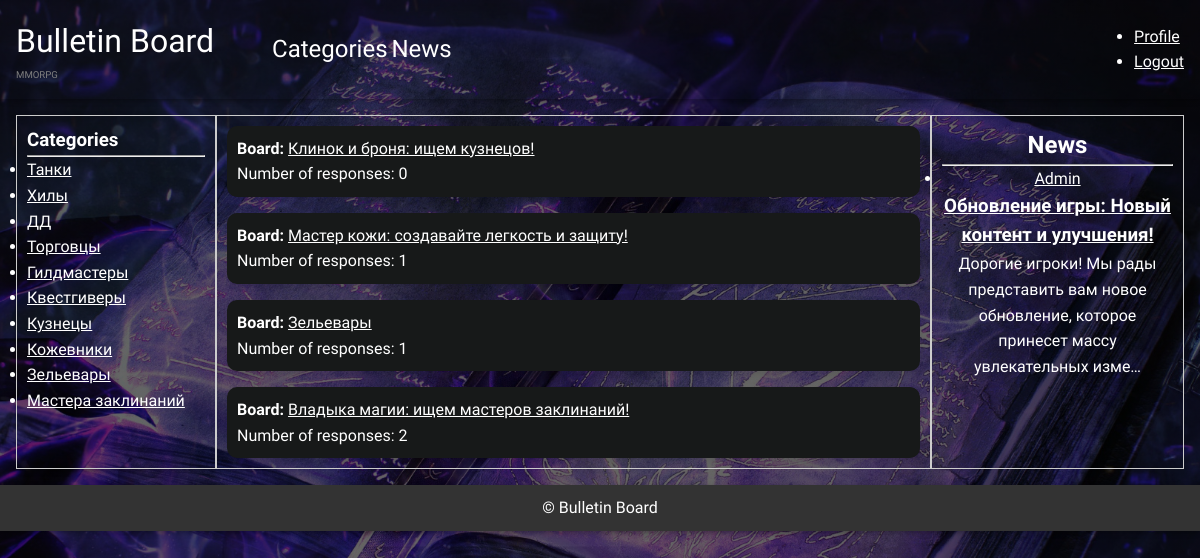
The page /profile/replay/ (signed in) on the database its author committed.
### board/models.py (models this page shows, shortened)
class Category(models.Model):
    class Meta:
        verbose_name = 'Category'
        verbose_name_plural = 'Categories'
    name = models.CharField(max_length=150)
    slug = models.SlugField(
        max_length=255, unique=True, db_index=True, verbose_name="URL",
        blank=True)
    descriptions = models.TextField(blank=True)
    image = models.ImageField(
        upload_to='categories/images/', null=True, blank=True)

class Board(models.Model):
    author = models.ForeignKey(User, on_delete=models.CASCADE)
    title = models.CharField(max_length=150, blank=False)
    text = RichTextUploadingField()
    category = models.ForeignKey('Category',
                                 on_delete=models.CASCADE, blank=False)
    created_date = models.DateTimeField(auto_now_add=True, null=True,
                                        blank=True)
    slug = models.SlugField(
        max_length=255, unique=True, db_index=True, verbose_name="URL",
        blank=True)
    image = models.ImageField(
        upload_to='boards/images/', null=True, blank=True, default='boards/images/default_image.jpg')  # upload to images in board
    video = models.FileField(
        upload_to='boards/videos', null=True, blank=True)   # upload to video in board

class Post(models.Model):
    author = models.ForeignKey(User, on_delete=models.CASCADE)
    title = models.CharField(max_length=150, blank=False)
    text = models.TextField()
    created_date = models.DateTimeField(auto_now_add=True)
    image = models.ImageField(
        upload_to='posts/images/', null=True, blank=True)
    video = models.FileField(
        upload_to='posts/videos', null=True, blank=True)
    slug = models.SlugField(
        max_length=255, unique=True, db_index=True, verbose_name="URL",
        blank=True)

### board/views.py (the view)
class ResponseListView(View):
    def get_context_data(self, request):
        categories = Category.objects.all()
        posts = Post.objects.all()
        boards = Board.objects.filter(
            author=request.user).annotate(
                response_count=Count('responseboard'))
        my_responses_board = ResponseBoard.objects.filter(
            board__in=boards).select_related('user', 'board')
        return {
            'responses': my_responses_board,
            'categories': categories,
            'posts': posts,
            'boards': boards,
        }
    def get(self, request):
        if not request.user.is_authenticated:
            return redirect('accounts_login')
        context = self.get_context_data(request)
        return render(request, 'board/board_replay.html', context)

### templates/board/board_replay.html (shortened to what this page needs)
{% extends 'default.html' %}
{% load i18n %}
{% block side-left %}
    <section>
        <h1>{% trans 'Categories' %}</h1>
        <hr>
    </section>
    <section>
        <ul class="categories">
        {% for category in categories %}
            <li class="category">
                <a href="{% url 'BoardsInCategory' category.pk category.slug  %}">{{category.name}}</a>
            </li>
        {% endfor %}
        </ul>
    </section>
{% endblock side-left %}
{% block content %}
{% for board in boards %}
    <div class="replay">
        <article class="card-replay">
            <p><strong>{% trans "Board:" %}</strong> <a href="{% url 'ResponseDetail' board.pk board.slug %}">{{ board.title }}</a></p>
            <p>{% trans "Number of responses" %}: {{ board.response_count }}</p>
        </article>
    </div>
{% endfor %}
{% endblock content %}
{% block side-right %}
    <section>
        <h1>{% trans 'News' %}</h1>
        <hr>
    </section>
    <section class="posts">
        <ul>
        {% for post in posts %}
            <li>
                <a href="#">{{ post.author }}</a>
                <h3><a href="{% url 'PostDetail' post.pk post.slug %}">{{ post.title }}</a></h3>
                <p>{{ post.text|truncatechars:100 }}</p>
            </li>
        {% endfor %}
        </ul>
    </section>
{% endblock side-right %}

### static/css/styles.css (style rules this page uses)
* { margin: 0; padding: 0; box-sizing: border-box; color: #fff; }
body { height: 100%; font-family: "Philosopher", sans-serif; font-weight: 400; font-style: normal; line-height: 1.6; background: linear-gradient(rgba(0, 0, 0, 0.6), rgba(0, 0, 0, 0.6)), url('/media/images/background/book-dark-magic-kniga-magiia-tiomnaia-magiia-runy.jpg') center / cover no-repeat; background-color: #000; background-size: cover; background-attachment: fixed; }
.replay { display: flex; flex-direction: column; justify-content: flex-start; align-items: stretch; flex-wrap: nowrap; background-color: #171919; border-radius: 10px; box-shadow: 0 4px 8px rgba(0, 0, 0, 0.1); width: 100%; box-sizing: border-box; height: auto; padding: 10px; text-align: justify; }

### rows shown on the page
Category: name "Танки"
Category: name "Хилы"
Category: name "ДД"
Category: name "Торговцы"
Category: name "Гилдмастеры"
Category: name "Квестгиверы"
Category: name "Кузнецы"
Category: name "Кожевники"
Category: name "Зельевары"
Category: name "Мастера заклинаний"
Board: title "Клинок и броня: ищем кузнецов!", response_count "0"
Board: title "Мастер кожи: создавайте легкость и защиту!", response_count "1"
Board: title "Зельевары", response_count "1"
Board: title "Владыка магии: ищем мастеров заклинаний!", response_count "2"
Post: author "Admin", title "Обновление игры: Новый контент и улучшения!", text "Дорогие игроки! Мы рады представить вам новое обновление, которое принесет массу увлекательных изме…"
